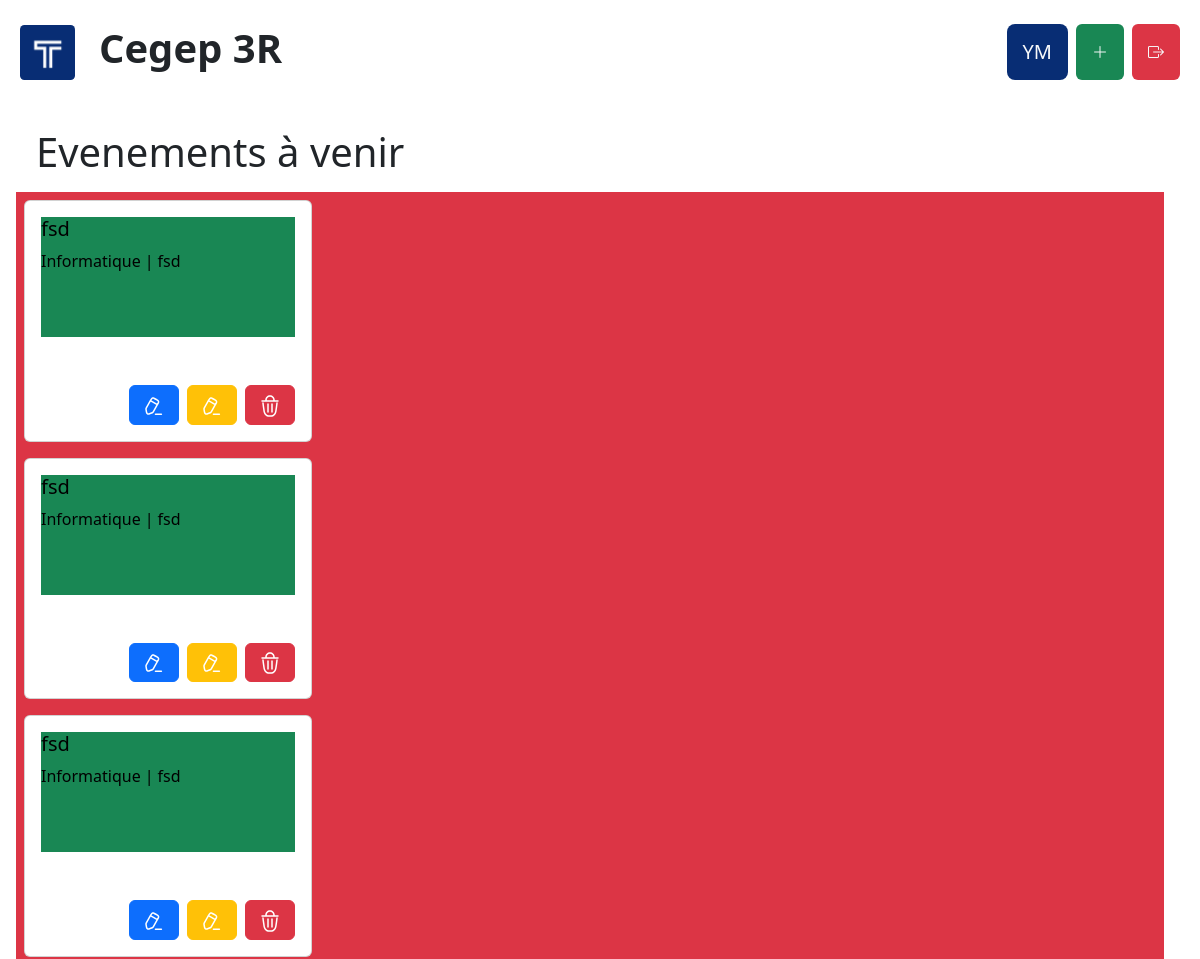
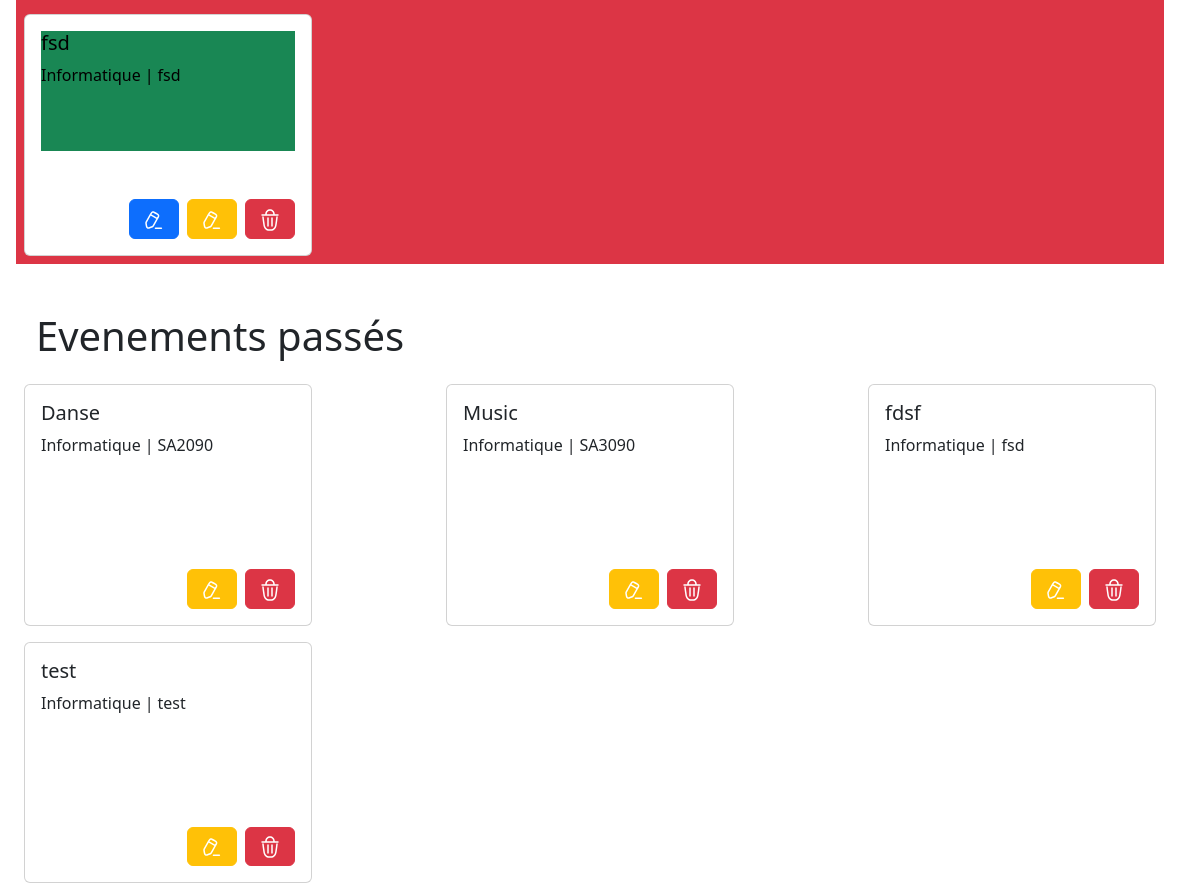
/index.php (signed in), run on the app's committed database (2 pictures, top to bottom).
### tables this page shows
CREATE TABLE `user` (
  `idUser` int(11) NOT NULL,
  `lastname` varchar(255) NOT NULL,
  `firstname` varchar(255) NOT NULL,
  `email` varchar(255) NOT NULL,
  `password` varchar(255) NOT NULL
);

CREATE TABLE `event` (
  `idEv` int(11) NOT NULL,
  `nameEv` varchar(255) NOT NULL,
  `dateEv` date NOT NULL,
  `locationEv` varchar(255) NOT NULL,
  `idUser` int(11) NOT NULL
);

### index.php (the view, shortened to what this page needs)
<?php
$servername = "localhost";
$username = "root";
$password = "root";
$db = "smileface";
$conn = new mysqli($servername, $username, $password, $db);
$idUser = $_SESSION['idUser'];
$firstname = "";
$lastname = "";
$conn->query('SET NAMES utf8');
$sql = "SELECT * FROM event";
$result = $conn->query($sql);
$sqlUser = "SELECT * FROM `user` WHERE `idUser` = $idUser";
$resultUser = $conn->query($sqlUser);
if ($resultUser->num_rows > 0) {
    while ($row = $resultUser->fetch_assoc()) {
        $lastname = $row['lastname'];
        $firstname = $row['firstname'];
    }
} else {
}
$pseudo = strtoupper(substr($firstname, 0, 1)) . strtoupper(substr($lastname, 0, 1));
$evenements_a_venir = [];
$evenements_passes = [];
if ($result->num_rows > 0) {
    while ($row = $result->fetch_assoc()) {
        $evenement = [
            'idEv' => $row['idEv'],
            'nom' => $row['nameEv'],
            'date' => $row['dateEv'],
            'location' => $row['locationEv']
        ];
        $date_evenement = strtotime($row['dateEv']);
        $aujourd_hui = time();
        if ($date_evenement > $aujourd_hui) {
            $evenements_a_venir[] = $evenement;
        } else {
            $evenements_passes[] = $evenement;
        }
    }
} else {
}
?>
<!DOCTYPE html>
<html lang="en">
<head>
    <link href="https://cdn.jsdelivr.net/npm/bootstrap@5.3.1/dist/css/bootstrap.min.css" rel="stylesheet">
    <link rel="stylesheet" href="https://cdn.jsdelivr.net/npm/bootstrap-icons@1.11.1/font/bootstrap-icons.css">
</head>
<body>
    <div class="container-fluid">
        <div class="row justify-content-between g-0">
            <div class="col-md-4 col-sm-5 mt-4 ms-2 d-flex flex-row align-items-center">
                <img src="assets/logo.svg" width="55" height="55" alt="logo">
                <h1 class="ms-4 fw-bold">Cegep 3R</h1>
            </div>
            <div class="col-md-3 col-sm-4 mt-4 me-2 d-flex justify-content-end">
                <a href="pages/user.php" class="d-flex flex-row align-items-center justify-content-end me-2 text-decoration-none">
                    <div class=" w-100" style="border-radius: 8px; min-height: 10px;  background-color:#082D74;">
                        <h5 class="text-light mx-3 my-3"><?php echo $pseudo ?> </h5>
                    </div>
                </a>
                <a href="pages/ajouter.php" class="d-flex flex-row align-items-center justify-content-end me-2 text-decoration-none">
                    <div class="bg-success bg-opacity-70 w-100 p-3 rounded">
                        <i class="bi bi-plus-lg text-light" style="font-size: 1rem;"></i>
                    </div>
                </a>
                <a href="php/deconnexion.php" class="d-flex flex-row align-items-center justify-content-end text-decoration-none">
                    <div class="bg-danger bg-opacity-70 w-100 p-3 rounded">
                        <i class="bi bi-box-arrow-right text-light"></i>
                    </div>
                </a>
            </div>
        </div>
        <div class="row g-0">
            <h1 class="ms-4 mt-5">Evenements à venir</h1>
        </div>
        <div class="row d-flex justify-content-between ms-1 me-4 mt-2 g-0 bg-danger">
            <?php if (empty($evenements_a_venir)) : ?>
                <div class="col-md-12 text-center">
                    <img src="chemin/vers/votre/svg.svg" alt="Aucun événement à venir">
                    <p>Aucun événement à venir pour le moment.</p>
                </div>
            <?php else : ?>
                <?php foreach ($evenements_a_venir as $evenement) : ?>
                    <a href="pages/evenement.php?idEv=<?php echo $evenement['idEv'] ?>" class="bg-success" style="text-decoration: none; color: black; ">
                        <div class="card mx-2 my-2" style="width: 18rem;">
                            <div class="card-body d-flex flex-column">
                                <h5 class="card-title"><?= $evenement['nom'] ?></h5>
                                <div class="mb-5 d-flex">
                                    <p class="card-text">Informatique</p>
                                    <p class="card-text ms-1 me-1">|</p>
                                    <p class="card-text"><?= $evenement['location'] ?></p>
                                </div>
                                <div class="col-md-12 mt-5 d-flex justify-content-end">
                                    <a href="pages/choisir.php?id=<?= $evenement['idEv']; ?>">
                                        <button type="button" class="btn btn-primary">
                                            <img src="assets/Edit 3.svg" alt="Modifier">
                                        </button>
                                    </a>
                                    <a href="pages/modifier.php?id=<?= $evenement['idEv']; ?>">
                                        <button type="button" class="btn btn-warning ms-2">
                                            <img src="assets/Edit 3.svg" alt="Modifier">
                                        </button>
                                    </a>
                                    <a href="php/supprimer.php?id=<?= $evenement['idEv']; ?>">
                                        <button type="button" class="btn btn-danger ms-2">
                                            <img src="assets/Delete 3.svg" alt="Supprimer">
                                        </button>
                                    </a>
                                </div>
                            </div>
                        </div>
                    </a>
                <?php endforeach; ?>
            <?php endif; ?>
        </div>
        <div class="row g-0">
            <h1 class="ms-4 mt-5">Evenements passés</h1>
        </div>
        <div class="row d-flex justify-content-between ms-1 me-4 mt-2 g-0">
            <?php if (empty($evenements_passes)) : ?>
                <div class="col-md-12 text-center">
                    <img src="chemin/vers/votre/svg.svg" alt="Aucun événement passé">
                    <p>Aucun événement passé pour le moment.</p>
                </div>
            <?php else : ?>
                <?php foreach ($evenements_passes as $evenement) : ?>
                    <div class="card mx-2 my-2" style="width: 18rem;">
                        <div class="card-body d-flex flex-column">
                            <h5 class="card-title"><?= $evenement['nom'] ?></h5>
                            <div class="mb-5 d-flex">
                                <p class="card-text">Informatique</p>
                                <p class="card-text ms-1 me-1">|</p>
                                <p class="card-text"><?= $evenement['location'] ?></p>
                            </div>
                            <div class="col-md-12 mt-5 d-flex justify-content-end">
                                <a href="pages/modifier.php?id=<?= $evenement['idEv']; ?>">
                                    <button type="button" class="btn btn-warning">
                                        <img src="assets/Edit 3.svg" alt="Modifier">
                                    </button>
                                </a>
                                <a href="php/supprimer.php?id=<?= $evenement['idEv']; ?>">
                                    <button type="button" class="btn btn-danger ms-2">
                                        <img src="assets/Delete 3.svg" alt="Supprimer">
                                    </button>
                                </a>
                            </div>
                        </div>
                    </div>
                <?php endforeach; ?>
            <?php endif; ?>
        </div>
    </div>
</body>
</html>

### data on the page
user: pseudo "YM"
event: nom "fsd", location "fsd"
event: nom "fsd", location "fsd"
event: nom "fsd", location "fsd"
event: nom "fsd", location "fsd"
event: nameEv "Danse", locationEv "SA2090"
event: nameEv "Music", locationEv "SA3090"
event: nameEv "fdsf", locationEv "fsd"
event: nameEv "test", locationEv "test"
